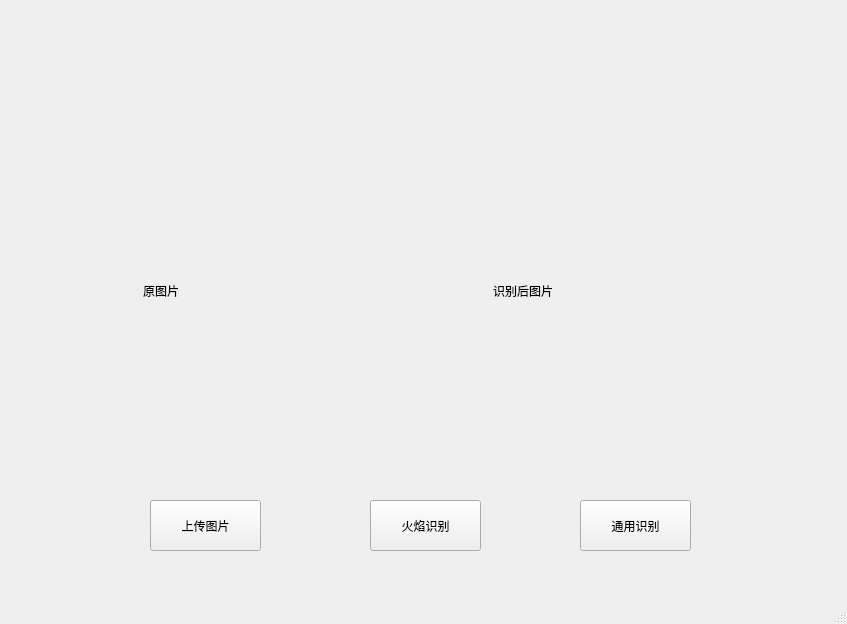
<?xml version="1.0" encoding="UTF-8"?>
<ui version="4.0">
 <class>MainWindow</class>
 <widget class="QMainWindow" name="MainWindow">
  <property name="geometry">
   <rect>
    <x>0</x>
    <y>0</y>
    <width>847</width>
    <height>624</height>
   </rect>
  </property>
  <property name="windowTitle">
   <string>MainWindow</string>
  </property>
  <widget class="QWidget" name="centralwidget">
   <widget class="QLabel" name="label_1">
    <property name="geometry">
     <rect>
      <x>80</x>
      <y>150</y>
      <width>281</width>
      <height>281</height>
     </rect>
    </property>
    <property name="text">
     <string>                   原图片</string>
    </property>
   </widget>
   <widget class="QLabel" name="label_2">
    <property name="geometry">
     <rect>
      <x>430</x>
      <y>150</y>
      <width>281</width>
      <height>281</height>
     </rect>
    </property>
    <property name="text">
     <string>                   识别后图片</string>
    </property>
   </widget>
   <widget class="QPushButton" name="pushButton_3">
    <property name="geometry">
     <rect>
      <x>370</x>
      <y>500</y>
      <width>111</width>
      <height>51</height>
     </rect>
    </property>
    <property name="text">
     <string>火焰识别</string>
    </property>
   </widget>
   <widget class="QPushButton" name="pushButton_2">
    <property name="geometry">
     <rect>
      <x>580</x>
      <y>500</y>
      <width>111</width>
      <height>51</height>
     </rect>
    </property>
    <property name="text">
     <string>通用识别</string>
    </property>
   </widget>
   <widget class="QPushButton" name="uploadPushButton">
    <property name="geometry">
     <rect>
      <x>150</x>
      <y>500</y>
      <width>111</width>
      <height>51</height>
     </rect>
    </property>
    <property name="text">
     <string>上传图片</string>
    </property>
   </widget>
  </widget>
  <widget class="QMenuBar" name="menubar">
   <property name="geometry">
    <rect>
     <x>0</x>
     <y>0</y>
     <width>847</width>
     <height>22</height>
    </rect>
   </property>
  </widget>
  <widget class="QStatusBar" name="statusbar"/>
 </widget>
 <resources/>
 <connections/>
</ui>
